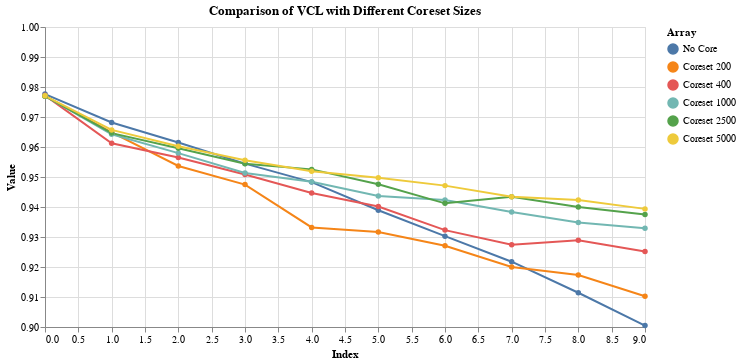

The cell this chart's notebook holds for it:
### Code cell
import pandas as pd
import numpy as np
import altair as alt

# Example arrays
array1 = np.mean(p_trends_no_core, axis=0)
array2 = np.mean(p_trends_core_1, axis=0)
array3 = np.mean(p_trends_core_2, axis=0)
array4 = np.mean(p_trends_core_3, axis=0)
array5 = np.mean(p_trends_core_4, axis=0)
array6 = np.mean(p_trends_core_5, axis=0)

# Convert to DataFrame in long format
df = pd.DataFrame({
    'Index': np.tile(np.arange(len(array1)), 6),
    'Value': np.concatenate([array1, array2, array3, array4, array5, array6]),
    'Array': np.repeat(['No Core', 'Coreset 200', 'Coreset 400', 'Coreset 1000', 'Coreset 2500', 'Coreset 5000'], len(array1))
})

legend_order = ['No Core', 'Coreset 200', 'Coreset 400', 'Coreset 1000', 'Coreset 2500', 'Coreset 5000']

# Plotting with specified legend order
chart = alt.Chart(df).mark_line(point=True).encode(
    x='Index:Q',
    y=alt.Y('Value:Q', scale=alt.Scale(domain=[0.9, 1])),
    color=alt.Color('Array:N', sort=legend_order),  # Apply the defined order here
    tooltip=['Array', 'Index', 'Value']
).properties(
    width=600,
    height=300,
    title='Comparison of VCL with Different Coreset Sizes'
)

chart.display()

### Figure 1 — Vega-Lite specification as saved in the notebook (floating-point values rounded to 4 significant figures)
{"config": {"view": {"continuousWidth": 400, "continuousHeight": 300}}, "data": {"name": "data-2235cac544d04ca609eca45022f7655a"}, "mark": {"type": "line", "point": true}, "encoding": {"color": {"field": "Array", "sort": ["No Core", "Coreset 200", "Coreset 400", "Coreset 1000", "Coreset 2500", "Coreset 5000"], "type": "nominal"}, "tooltip": [{"field": "Array", "type": "nominal"}, {"field": "Index", "type": "quantitative"}, {"field": "Value", "type": "quantitative"}], "x": {"field": "Index", "type": "quantitative"}, "y": {"field": "Value", "scale": {"domain": [0.9, 1]}, "type": "quantitative"}}, "height": 300, "title": "Comparison of VCL with Different Coreset Sizes", "width": 600, "$schema": "https://vega.github.io/schema/vega-lite/v4.17.0.json", "datasets": {"data-2235cac544d04ca609eca45022f7655a": [{"Index": 0, "Value": 0.9776, "Array": "No Core"}, {"Index": 1, "Value": 0.9682, "Array": "No Core"}, {"Index": 2, "Value": 0.9615, "Array": "No Core"}, {"Index": 3, "Value": 0.9545, "Array": "No Core"}, {"Index": 4, "Value": 0.9483, "Array": "No Core"}, {"Index": 5, "Value": 0.9389, "Array": "No Core"}, {"Index": 6, "Value": 0.9303, "Array": "No Core"}, {"Index": 7, "Value": 0.9218, "Array": "No Core"}, {"Index": 8, "Value": 0.9114, "Array": "No Core"}, {"Index": 9, "Value": 0.9005, "Array": "No Core"}, {"Index": 0, "Value": 0.9769, "Array": "Coreset 200"}, {"Index": 1, "Value": 0.9649, "Array": "Coreset 200"}, {"Index": 2, "Value": 0.9537, "Array": "Coreset 200"}, {"Index": 3, "Value": 0.9475, "Array": "Coreset 200"}, {"Index": 4, "Value": 0.9332, "Array": "Coreset 200"}, {"Index": 5, "Value": 0.9317, "Array": "Coreset 200"}, {"Index": 6, "Value": 0.9271, "Array": "Coreset 200"}, {"Index": 7, "Value": 0.92, "Array": "Coreset 200"}, {"Index": 8, "Value": 0.9173, "Array": "Coreset 200"}, {"Index": 9, "Value": 0.9103, "Array": "Coreset 200"}, {"Index": 0, "Value": 0.9772, "Array": "Coreset 400"}, {"Index": 1, "Value": 0.9612, "Array": "Coreset 400"}, {"Index": 2, "Value": 0.9565, "Array": "Coreset 400"}, {"Index": 3, "Value": 0.9508, "Array": "Coreset 400"}, {"Index": 4, "Value": 0.9447, "Array": "Coreset 400"}, {"Index": 5, "Value": 0.9402, "Array": "Coreset 400"}, {"Index": 6, "Value": 0.9323, "Array": "Coreset 400"}, {"Index": 7, "Value": 0.9274, "Array": "Coreset 400"}, {"Index": 8, "Value": 0.9289, "Array": "Coreset 400"}, {"Index": 9, "Value": 0.9252, "Array": "Coreset 400"}, {"Index": 0, "Value": 0.9771, "Array": "Coreset 1000"}, {"Index": 1, "Value": 0.9642, "Array": "Coreset 1000"}, {"Index": 2, "Value": 0.958, "Array": "Coreset 1000"}, {"Index": 3, "Value": 0.9513, "Array": "Coreset 1000"}, {"Index": 4, "Value": 0.9484, "Array": "Coreset 1000"}, {"Index": 5, "Value": 0.9437, "Array": "Coreset 1000"}, {"Index": 6, "Value": 0.9424, "Array": "Coreset 1000"}, {"Index": 7, "Value": 0.9383, "Array": "Coreset 1000"}, {"Index": 8, "Value": 0.9349, "Array": "Coreset 1000"}, {"Index": 9, "Value": 0.9329, "Array": "Coreset 1000"}, {"Index": 0, "Value": 0.9769, "Array": "Coreset 2500"}, {"Index": 1, "Value": 0.9646, "Array": "Coreset 2500"}, {"Index": 2, "Value": 0.9596, "Array": "Coreset 2500"}, {"Index": 3, "Value": 0.9544, "Array": "Coreset 2500"}, {"Index": 4, "Value": 0.9525, "Array": "Coreset 2500"}, {"Index": 5, "Value": 0.9476, "Array": "Coreset 2500"}, {"Index": 6, "Value": 0.9412, "Array": "Coreset 2500"}, {"Index": 7, "Value": 0.9434, "Array": "Coreset 2500"}, {"Index": 8, "Value": 0.94, "Array": "Coreset 2500"}, {"Index": 9, "Value": 0.9375, "Array": "Coreset 2500"}, {"Index": 0, "Value": 0.9771, "Array": "Coreset 5000"}, {"Index": 1, "Value": 0.9657, "Array": "Coreset 5000"}, {"Index": 2, "Value": 0.9603, "Array": "Coreset 5000"}, {"Index": 3, "Value": 0.9556, "Array": "Coreset 5000"}, {"Index": 4, "Value": 0.9519, "Array": "Coreset 5000"}, {"Index": 5, "Value": 0.9498, "Array": "Coreset 5000"}, {"Index": 6, "Value": 0.9471, "Array": "Coreset 5000"}, {"Index": 7, "Value": 0.9434, "Array": "Coreset 5000"}, {"Index": 8, "Value": 0.9423, "Array": "Coreset 5000"}, {"Index": 9, "Value": 0.9394, "Array": "Coreset 5000"}]}}
